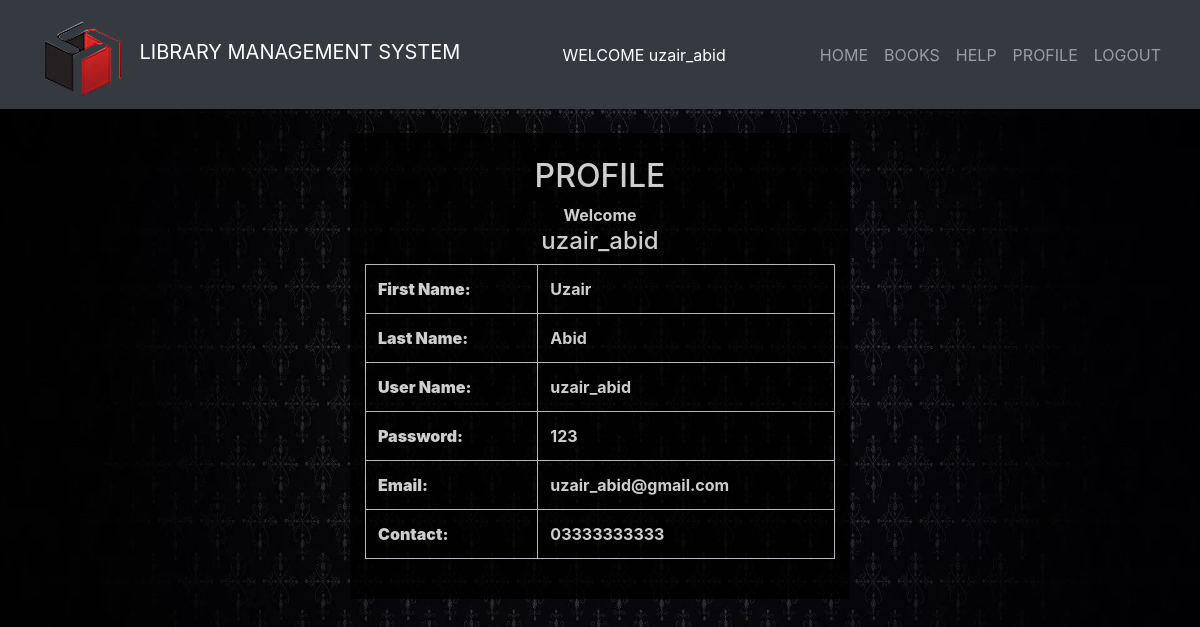
The app's page /student/profile.php (signed in) with its own data.
### tables this page shows
CREATE TABLE `student` (
  `firstname` varchar(100) NOT NULL,
  `lastname` varchar(100) NOT NULL,
  `username` varchar(100) NOT NULL,
  `password` varchar(100) NOT NULL,
  `rollno` varchar(100) NOT NULL,
  `email` varchar(100) NOT NULL,
  `phone` varchar(100) NOT NULL
);

### student/profile.php (the view, shortened to what this page needs)
<?php
	include "connection.php";
	include "navbar.php";
 ?>
 <!DOCTYPE html>
 <html>
		<head>
		</head>
		<body>
		        <br>
				<div class="container">
					    <br>
						<div class="pro_wrapper">
										<?php
											$q=mysqli_query($db,"SELECT * FROM student where username='$_SESSION[login_user]';");
										?>
										<h2 style="text-align: center;">PROFILE</h2>
										<?php
										$row=mysqli_fetch_assoc($q);
									    ?>
										<div style="text-align: center;"> <b>Welcome </b>
											<h4>
												<?php echo $_SESSION['login_user']; ?>
											</h4>
										</div>
										<?php
											echo "<b>";
											echo "<table class='table table-bordered'>";
												echo "<tr>";
													echo "<td>";
														echo "<b> First Name: </b>";
													echo "</td>";
													echo "<td>";
														echo $row['firstname'];
													echo "</td>";
												echo "</tr>";
												echo "<tr>";
													echo "<td>";
														echo "<b> Last Name: </b>";
													echo "</td>";
													echo "<td>";
														echo $row['lastname'];
													echo "</td>";
												echo "</tr>";
												echo "<tr>";
													echo "<td>";
														echo "<b> User Name: </b>";
													echo "</td>";
													echo "<td>";
														echo $row['username'];
													echo "</td>";
												echo "</tr>";
												echo "<tr>";
													echo "<td>";
														echo "<b> Password: </b>";
													echo "</td>";
													echo "<td>";
														echo $row['password'];
													echo "</td>";
												echo "</tr>";
												echo "<tr>";
													echo "<td>";
														echo "<b> Email: </b>";
													echo "</td>";
													echo "<td>";
														echo $row['email'];
													echo "</td>";
												echo "</tr>";
												echo "<tr>";
													echo "<td>";
														echo "<b> Contact: </b>";
													echo "</td>";
													echo "<td>";
														echo $row['phone'];
													echo "</td>";
												echo "</tr>";
											echo "</table>";
											echo "</b>";
										?>
									<br>
						</div>
				</div>
		</body>
 </html>

### student/style.css (style rules this page uses)
html, body, div, span, object, iframe, h1, h2, h3, h4, h5, h6, p, blockquote, pre, abbr, address, cite, code, del, dfn, em, img, ins, kbd, q, samp, small, strong, sub, sup, var, b, i, dl, dt, dd, ol, ul, li, fieldset, form, label, legend, table, caption, tbody, tfoot, thead, tr, th, td, article, aside, canvas, details, figcaption, figure, footer, header, hgroup, menu, nav, section, summary, time, mark, audio, video { margin:0; padding:0; border:0; outline:0; font-size:100%; vertical-align:baseline; background:transparent; }
body { line-height:1; }
table { border-collapse:collapse; border-spacing:0; }

### student/profile.php (style rules this page uses)
.container { width: 500px; margin: 0 auto; color: white; background-color:black; opacity: .8; }
th,td { color:white; }
body { height:500px; background-image:url("images/profile.jpg"); background-size: 100% 1010px; background-repeat: no-repeat; }

### records on screen
student: firstname "Uzair", lastname "Abid", username "uzair_abid", password "123", email "uzair_abid@gmail.com", phone "03333333333"

### other values on screen
$_SESSION['login_user'] "uzair_abid"
